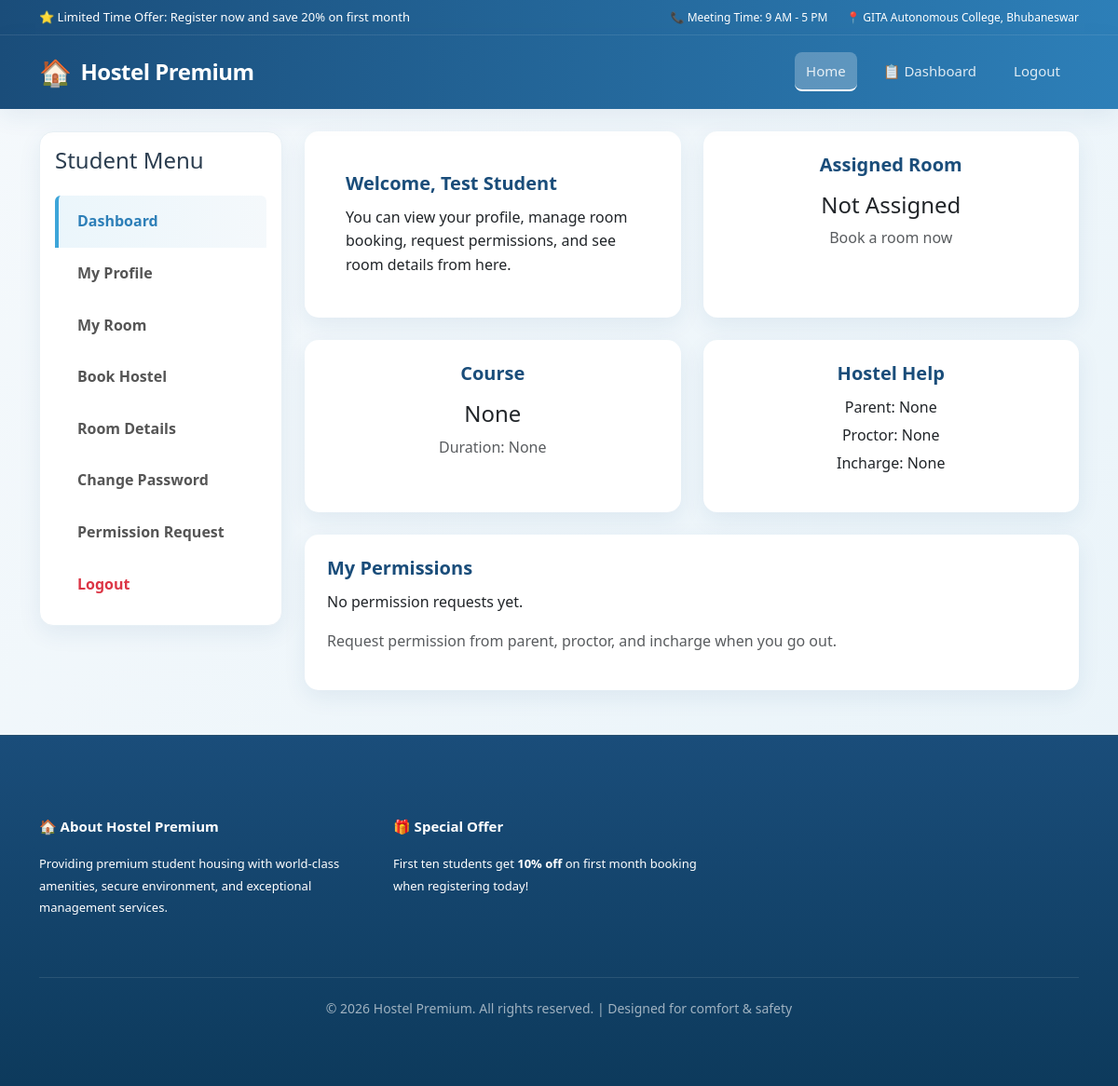
Screenshot of /student_dashboard/ (signed in) with the database file from the repository.
### hostel_app/models.py (models this page shows, shortened)
class Student(models.Model):
    user = models.OneToOneField(User, on_delete=models.CASCADE)
    regno = models.CharField(max_length=20, unique=True)
    full_name = models.CharField(max_length=100)
    last_name = models.CharField(max_length=100)
    date_of_birth = models.DateField()
    personal_details = models.TextField(blank=True, null=True)
    image = models.ImageField(upload_to='student_images/', blank=True, null=True)
    room = models.ForeignKey(Room, on_delete=models.SET_NULL, null=True, blank=True)
    course = models.ForeignKey(Course, on_delete=models.SET_NULL, null=True, blank=True)
    duration = models.CharField(max_length=50, blank=True, null=True)
    food = models.BooleanField(default=False)
    parent_name = models.CharField(max_length=100, blank=True, null=True)
    parent_contact = models.CharField(max_length=20, blank=True, null=True)
    parent_email = models.EmailField(blank=True, null=True)
    proctor_name = models.CharField(max_length=100, blank=True, null=True)
    proctor_contact = models.CharField(max_length=20, blank=True, null=True)
    hostel_incharge_name = models.CharField(max_length=100, blank=True, null=True)
    hostel_incharge_contact = models.CharField(max_length=20, blank=True, null=True)

### hostel_app/views.py (the view)
# urls.py: path('student_dashboard/', views.student_dashboard, name='student_dashboard'),
@login_required
def student_dashboard(request):
    student = get_object_or_404(Student, user=request.user)
    permissions = Permission.objects.filter(student=student).order_by('-date_out')
    return render(request, 'student_dashboard.html', {
        'student': student,
        'permissions': permissions,
    })

### templates/student_dashboard.html (shortened to what this page needs)
{% extends 'base.html' %}
{% block content %}
<div class="row g-4">
    <div class="col-lg-3">
        <div class="dashboard-sidebar p-3">
            <h4 class="mb-4">Student Menu</h4>
            <div class="list-group">
                <a href="{% url 'student_dashboard' %}" class="list-group-item list-group-item-action active">Dashboard</a>
                <a href="{% url 'my_profile' %}" class="list-group-item list-group-item-action">My Profile</a>
                <a href="{% url 'my_room' %}" class="list-group-item list-group-item-action">My Room</a>
                <a href="{% url 'book_hostel' %}" class="list-group-item list-group-item-action">Book Hostel</a>
                <a href="{% url 'room_details' %}" class="list-group-item list-group-item-action">Room Details</a>
                <a href="{% url 'change_password' %}" class="list-group-item list-group-item-action">Change Password</a>
                <a href="{% url 'request_permission' %}" class="list-group-item list-group-item-action">Permission Request</a>
                <a href="{% url 'logout' %}" class="list-group-item list-group-item-action text-danger">Logout</a>
            </div>
        </div>
    </div>
    <div class="col-lg-9">
        <div class="row g-4">
            <div class="col-md-6">
                <div class="feature-card card p-4">
                    <div class="card-body">
                        <h5 class="card-title">Welcome, {{ student.full_name }}</h5>
                        <p class="card-text">You can view your profile, manage room booking, request permissions, and see room details from here.</p>
                    </div>
                </div>
            </div>
            <div class="col-md-6">
                <div class="feature-card card p-4 text-center">
                    <h5>Assigned Room</h5>
                    <p class="fs-4 mb-1">{% if student.room %}{{ student.room.room_no }}{% else %}Not Assigned{% endif %}</p>
                    <p class="text-muted">{% if student.room %}{{ student.room.semester }}{% else %}Book a room now{% endif %}</p>
                </div>
            </div>
            <div class="col-md-6">
                <div class="feature-card card p-4 text-center">
                    <h5>Course</h5>
                    <p class="fs-4 mb-1">{{ student.course }}</p>
                    <p class="text-muted">Duration: {{ student.duration }}</p>
                </div>
            </div>
            <div class="col-md-6">
                <div class="feature-card card p-4 text-center">
                    <h5>Hostel Help</h5>
                    <p class="mb-1">Parent: {{ student.parent_name }}</p>
                    <p class="mb-1">Proctor: {{ student.proctor_name }}</p>
                    <p>Incharge: {{ student.hostel_incharge_name }}</p>
                </div>
            </div>
            <div class="col-12">
                <div class="feature-card card p-4">
                    <h5>My Permissions</h5>
                    {% if permissions %}
                        <div class="table-responsive">
                            <table class="table table-striped">
                                <thead>
                                    <tr>
                                        <th>Reason</th>
                                        <th>Date Out</th>
                                        <th>Date In</th>
                                        <th>Status</th>
                                        <th>Remark</th>
                                    </tr>
                                </thead>
                                <tbody>
                                    {% for perm in permissions %}
                                    <tr>
                                        <td>{{ perm.reason }}</td>
                                        <td>{{ perm.date_out }}</td>
                                        <td>{{ perm.date_in }}</td>
                                        <td>
                                            <span class="badge {% if perm.status == 'approved' %}bg-success{% elif perm.status == 'pending' %}bg-warning{% else %}bg-danger{% endif %}">
                                                {{ perm.status|capfirst }}
                                            </span>
                                        </td>
                                        <td>{{ perm.remark|default:"No remark" }}</td>
                                    </tr>
                                    {% endfor %}
                                </tbody>
                            </table>
                        </div>
                    {% else %}
                        <p>No permission requests yet.</p>
                        <p class="text-muted">Request permission from parent, proctor, and incharge when you go out.</p>
                    {% endif %}
                </div>
            </div>
        </div>
    </div>
</div>
{% endblock %}

### static/css/style.css (style rules this page uses)
:root { --primary: #1a4d7a; --secondary: #2d7fb8; --accent: #3da5d9; --light-bg: #f5f9fc; --card-shadow: 0 8px 24px rgba(26, 77, 122, 0.08); --transition: all 0.3s ease; }
* { margin: 0; padding: 0; box-sizing: border-box; }
html { scroll-behavior: smooth; }
body { background: linear-gradient(135deg, #f5f9fc 0%, #e8f3f9 100%); color: #2c3e50; font-family: 'Segoe UI', -apple-system, BlinkMacSystemFont, 'Helvetica Neue', sans-serif; line-height: 1.6; display: flex; flex-direction: column; min-height: 100vh; }
.feature-card { border: none; border-radius: 15px; box-shadow: var(--card-shadow); transition: var(--transition); background: #fff; overflow: hidden; height: 100%; }
.feature-card .card-body { min-height: 140px; padding: 20px; }
.feature-card h4, .feature-card h5 { color: var(--primary); font-weight: 700; margin-bottom: 12px; }
.dashboard-sidebar { background: #fff; border-radius: 15px; border: 1px solid #e8f0f5; box-shadow: var(--card-shadow); }
.dashboard-sidebar .list-group-item { border: none; padding: 15px 20px; font-weight: 600; color: #555; transition: var(--transition); cursor: pointer; border-left: 4px solid transparent; }
.dashboard-sidebar .list-group-item.active { background: linear-gradient(90deg, rgba(58, 165, 217, 0.1), rgba(45, 127, 184, 0.05)); border-left-color: var(--accent); color: var(--secondary); font-weight: 700; }

### rows the page displays
Student: full_name "Test Student", course "None", duration "None", parent_name "None", proctor_name "None", hostel_incharge_name "None"
